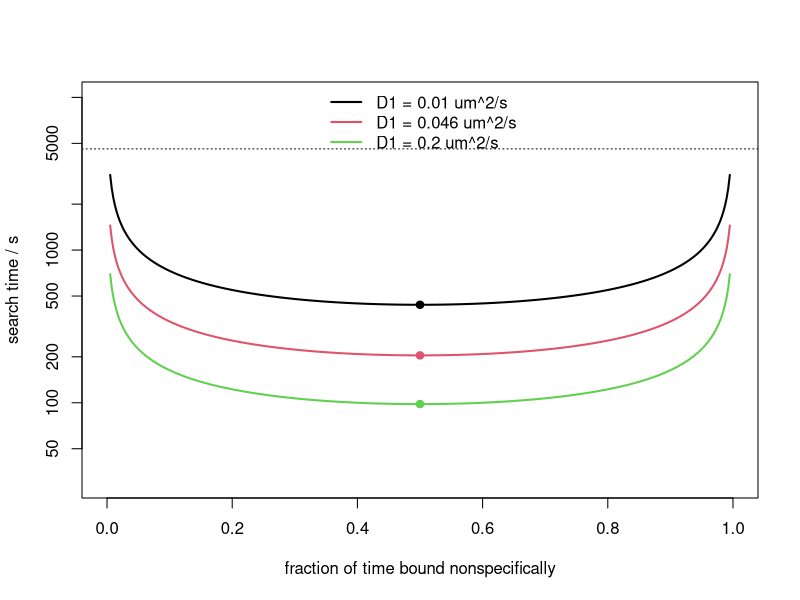

Write the R code that produced this figure. (Note: this script raises an error after producing the figure.)
# Facilitated diffusion: search time against the fraction of time bound to DNA (base R).
M <- 4.6e6; b <- 0.34; tau3 <- 1e-3            # bp, nm per bp, s
tsearch <- function(tau1, D1) {                  # D1 in nm^2/s
  n <- pmax(sqrt(16 * D1 * tau1 / pi) / b, 1)     # new base pairs scanned per round
  M / n * (tau1 + tau3)
}
f <- seq(0.005, 0.995, length.out = 400)
tau1 <- f / (1 - f) * tau3
D1s <- c(0.01, 0.046, 0.2) * 1e6
plot(NA, xlim = c(0, 1), ylim = c(30, 1e4), log = "y", xlab = "fraction of time bound nonspecifically",
     ylab = "search time / s")
for (i in seq_along(D1s)) {
  lines(f, tsearch(tau1, D1s[i]), col = i, lwd = 2)
  points(0.5, tsearch(tau3, D1s[i]), col = i, pch = 19)
}
abline(h = M * tau3, lty = 3)
legend("top", legend = sprintf("D1 = %g um^2/s", D1s / 1e6), col = 1:3, lwd = 2, bty = "n")
# the optimum: minimize (tau1 + tau3) / sqrt(tau1)
opt <- optimize(function(t) tsearch(t, 0.046e6), c(1e-5, 1e-1), log = FALSE)
cat(sprintf("optimal tau1 = %.2e s (tau3 = %.0e s), search time = %.0f s\n", opt$minimum, tau3, opt$objective))
